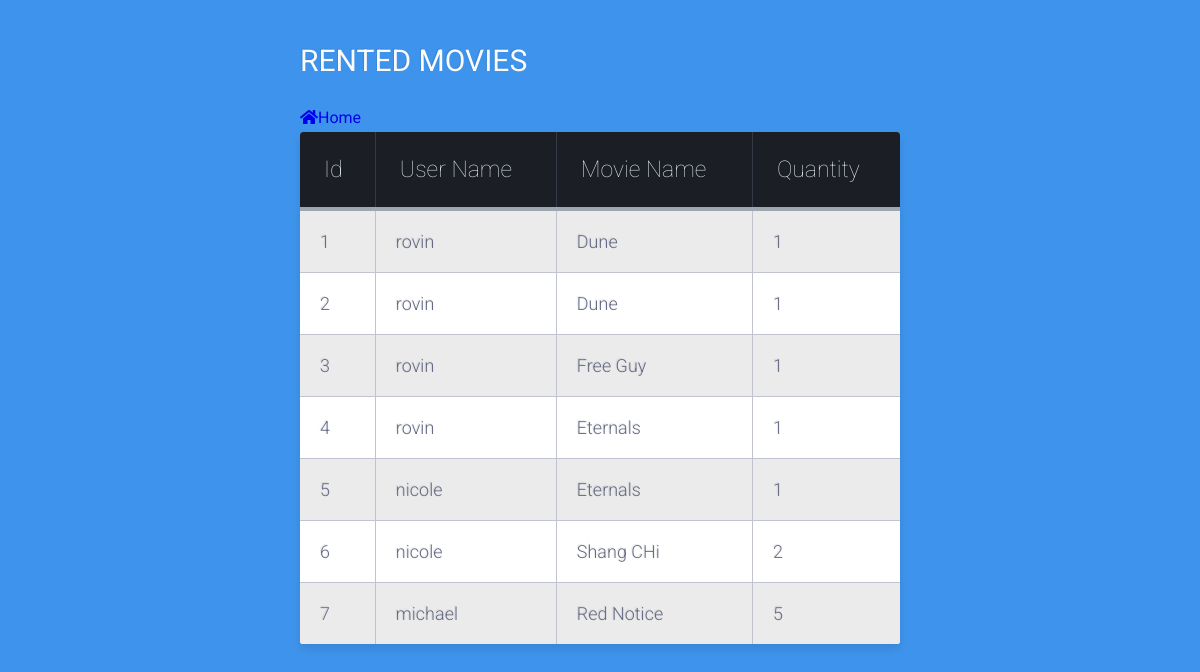
The app's page /listrented.php (signed in) with its own data.
### tables this page shows
CREATE TABLE `rented_movies` (
  `id` int(11) NOT NULL,
  `user_name` varchar(255) NOT NULL,
  `movie_name` varchar(255) NOT NULL,
  `quantity` int(11) NOT NULL
);

### listrented.php (the view, shortened to what this page needs)
<?php
require_once "dbconnect.php";
$sql = "SELECT * FROM rented_movies";
$result = mysqli_query($con, $sql);
?>
<html lang="en">
<head>
    <link rel="stylesheet" href="listrentedStyle.css">
    <link rel="stylesheet" href="https://use.fontawesome.com/releases/v5.7.1/css/all.css">
</head>
<body>
    <div class="table-title">
        <h3>Rented Movies</h3>
        <a href="admin.php"><i class="fa fa-home"></i>Home</a>
    </div>
<table class="table-fill">
    <thead>
        <tr>
            <th class="text-left">Id</th>
            <th class="text-left">User Name</th>
            <th class="text-left">Movie Name</th>
            <th class="text-left">Quantity</th>
        </tr>
    </thead>
<tbody class="table-hover">
<?php
    while($row = mysqli_fetch_array($result)){
        echo "<tr>";
        echo "<td class = text-left>";
        echo "$row[id]";
        echo "</td>";
        echo "<td class = text-left>";
        echo "$row[user_name]";
        echo "</td>";
        echo "<td class = text-left>";
        echo "$row[movie_name]";
        echo "</td>";
        echo "<td class = text-left>";
        echo "$row[quantity]";
        echo "</td>";
        echo "</tr>";
    }
    ?>
</tbody>
</table>
</body>
</html>

### listrentedStyle.css (style rules this page uses)
body { background-color: #3e94ec; font-family: "Roboto", helvetica, arial, sans-serif; font-size: 16px; font-weight: 400; text-rendering: optimizeLegibility; }
div.table-title { display: block; margin: auto; max-width: 600px; padding:5px; width: 100%; }
.table-title h3 { color: #fafafa; font-size: 30px; font-weight: 400; font-style:normal; font-family: "Roboto", helvetica, arial, sans-serif; text-shadow: -1px -1px 1px rgba(0, 0, 0, 0.1); text-transform:uppercase; }
.table-fill { background: white; border-radius:3px; border-collapse: collapse; height: 320px; margin: auto; max-width: 600px; padding:5px; width: 100%; box-shadow: 0 5px 10px rgba(0, 0, 0, 0.1); animation: float 5s infinite; }
th { color:#D5DDE5;; background:#1b1e24; border-bottom:4px solid #9ea7af; border-right: 1px solid #343a45; font-size:23px; font-weight: 100; padding:24px; text-align:left; text-shadow: 0 1px 1px rgba(0, 0, 0, 0.1); vertical-align:middle; }
th:first-child { border-top-left-radius:3px; }
th:last-child { border-top-right-radius:3px; border-right:none; }
tr { border-top: 1px solid #C1C3D1; border-bottom: 1px solid #C1C3D1; color:#666B85; font-size:16px; font-weight:normal; text-shadow: 0 1px 1px rgba(256, 256, 256, 0.1); }
tr:first-child { border-top:none; }
tr:last-child { border-bottom:none; }
tr:nth-child(odd) td { background:#EBEBEB; }
tr:last-child td:first-child { border-bottom-left-radius:3px; }
tr:last-child td:last-child { border-bottom-right-radius:3px; }
td { background:#FFFFFF; padding:20px; text-align:left; vertical-align:middle; font-weight:300; font-size:18px; text-shadow: -1px -1px 1px rgba(0, 0, 0, 0.1); border-right: 1px solid #C1C3D1; }
td:last-child { border-right: 0px; }
th.text-left { text-align: left; }
td.text-left { text-align: left; }
a { text-decoration: none; }

### records on screen
rented_movies: id "1", user_name "rovin", movie_name "Dune", quantity "1"
rented_movies: id "2", user_name "rovin", movie_name "Dune", quantity "1"
rented_movies: id "3", user_name "rovin", movie_name "Free Guy", quantity "1"
rented_movies: id "4", user_name "rovin", movie_name "Eternals", quantity "1"
rented_movies: id "5", user_name "nicole", movie_name "Eternals", quantity "1"
rented_movies: id "6", user_name "nicole", movie_name "Shang CHi", quantity "2"
rented_movies: id "7", user_name "michael", movie_name "Red Notice", quantity "5"
